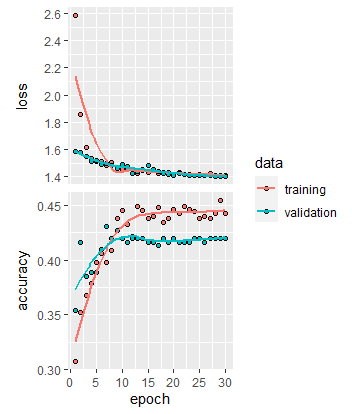

Write R code to recreate this figure.
##################### MODIFICATIONS ############################################
# Changed optimizer to use 

##################### CLEAN ENVIRONMENT ########################################
#.rs.restartR()  # to restart R session (primarily for debugging purposes)
#rm(list = ls()) # removes environment variables 
#gc()            # garbage collection
##################### INSTALATIONS #############################################
#install.packages("BiocManager") 
#BiocManager::install("EBImage")

##################### LIBRARIES ################################################ 
library(reticulate)
library(keras)  
library(tensorflow)
library(tidyverse)
library(EBImage)

##################### ERROR HANDELING ##########################################
# library(rgee)
# use_python('C:/Users/Markus/AppData/Local/r-miniconda/envs/r-reticulate/python.exe')

# install_tensorflow()

#install_keras()
# *run after calling library(keras) in a fresh R*
# helps configure keras to your machine 
# if taking long with lazy initialization errors, restart R
# only need to run once, or as needed to handle errors
# notably, it can help resolve issue where PIL import is not found since running
# this line is supposed to install pillow. However, this error may still show up
# regarding system dependencies 
# Other ways o install pillow include...
# set up reticulate anaconda environment 
#   since keras depends on it for python packages 
#   specifically, fit_generator() from keras requires PIL 
#   from python pillow library 
#   my environment location: 'C:/Users/Markus/AppData/Local/r-miniconda/envs/r-reticulate/python.exe'
#   reticulate::py_install("pillow", env=tf)
#conda_list()[[1]][1] %>% 
#  use_condaenv(required = TRUE)
# conda install -c conda-forge pillow
# You can also do it directly through Anaconda's GUI Interface for the specific 
#    conda environment 
# pip3 install pillow
# if the above still does not work, activate the reticulate anaconda environment 
# in the terminal and then install pillow. Also make sure conda is up to date
#   conda update -n base -c defaults conda
#   conda info --envs
#   conda activate C:\Users\Markus\AppData\Local\r-miniconda\envs\r-reticulate
#   conda install -c anaconda pillow

# check that other keras dependancies are installed
# pip install --upgrade scipy h5py pyyaml requests Pillow

# Info on configuring conda environment  
# https://stackoverflow.com/questions/57612703/could-not-import-pil-image-even-if-pillow-already-installed 

# make sure Rtools is installed 

# image_data_generator transformations 
# https://towardsdatascience.com/exploring-image-data-augmentation-with-keras-and-tensorflow-a8162d89b844
# https://keras.rstudio.com/reference/image_data_generator.html

# Basic example of image cnn in R 
# https://www.shirin-glander.de/2018/06/keras_fruits/

# make sure used python imports are up to date
# pip install --upgrade tensorflow keras pandas sklearn pillow 
# note tensorflow 2.4.1 requires numpy~=1.19.2, which is not the most recent numpy
# python -m pip install numpy==1.19.2

##################### SET UP CONSTANTS, TRANSFORMATIONS, AND DATA FOR MODEL ####
batch_size  = 32
epochs      = 30
num_labels  = 5
img_width   = 20
img_height  = 20
target_size = c(img_width, img_height) # scale down images
channels    = 1 # color images were converted to black and white when reading in

data_gen= image_data_generator(rotation_range     = 90,
                               width_shift_range  = 0.5,
                               height_shift_range = 0.5,
                               # brightness_range = c(0.2, 1),
                               shear_range        = 40,
                               zoom_range         = 40,
                               horizontal_flip    = TRUE,
                               vertical_flip      = TRUE,
                               rescale            = 1/255)

# make sure sub directories are set up 
# (directory points to folder that contains a folder that has images)

# read in the data
train_image_array_gen  = flow_images_from_directory(directory   = '../data/clean_im3/train',
                                                    generator   = data_gen,
                                                    # subset      = 'training',
                                                    target_size = target_size,
                                                    class_mode  = "categorical",
                                                    batch_size  = batch_size,
                                                    seed        = 42,
                                                    color_mode  = 'grayscale')

valid_image_array_gen  = flow_images_from_directory(directory   = '../data/clean_im3/val',
                                                    generator   = data_gen,
                                                    # subset      = 'validation',
                                                    target_size = target_size,
                                                    class_mode  = "categorical",
                                                    batch_size  = batch_size,
                                                    seed        = 42,
                                                    color_mode  = 'grayscale')

test_image_array_gen = flow_images_from_directory(directory     = '../data/clean_im3/test', 
                                                  generator     = data_gen,
                                                  target_size   = target_size,
                                                  class_mode    = "categorical",
                                                  batch_size    = batch_size,
                                                  seed          = 42,
                                                  color_mode    = 'grayscale')

# check number of images in each class (0-4)
cat("number of images per class:")                         
table(factor(train_image_array_gen$classes))

# number of training samples
train_samples = train_image_array_gen$n
# number of validation samples
valid_samples = valid_image_array_gen$n

##################### CREATE THE MODEL ######################################## 
model = keras_model_sequential()

model %>%
  layer_conv_2d(filter = 32, kernel_size = c(3,3), padding = "same", input_shape = c(img_width, img_height, channels)) %>%
  layer_activation("relu") %>%
  
  # Second hidden layer
  layer_conv_2d(filter = 16, kernel_size = c(3,3), padding = "same") %>%
  layer_activation_leaky_relu(0.5) %>%
  layer_batch_normalization() %>%
  
  # Third hidden layer
  layer_conv_2d(filter = 8, kernel_size = c(3,3), padding = "same") %>%
  layer_activation_leaky_relu(0.5) %>%
  layer_batch_normalization() %>%
  
  # Use max pooling
  layer_max_pooling_2d(pool_size = c(2,2)) %>%
  layer_dropout(0.5) %>%
  
  # Flatten max filtered output into feature vector 
  # and feed into dense layer
  layer_flatten() %>%
  layer_dense(100) %>%
  layer_activation("relu") %>%
  layer_dropout(0.5) %>%
  
  # Outputs from dense layer are projected onto output layer
  layer_dense(num_labels) %>% 
  layer_activation("softmax")

# print a table summarizing the model structure 
summary(model)

##################### COMPILE THE MODEL ######################################## 
model %>% compile(
  loss = "categorical_crossentropy",
  optimizer = optimizer_adam(lr = 0.001, decay = 0),
  metrics = "accuracy"
)

##################### FIT THE MODEL ############################################ 
# use fit with generator rather than fit_generator
hist = model %>% fit_generator(
  # training data
  train_image_array_gen,
  
  # epochs
  steps_per_epoch = as.integer(train_samples / batch_size), 
  epochs = epochs, 
  
  # validation data
  validation_data = valid_image_array_gen,
  validation_steps = as.integer(valid_samples / batch_size),
  
  # print progress
  verbose = 2,
  callbacks = list(
    # save best model after every epoch
    callback_model_checkpoint("logs/checkpoints1_model5.h5", save_best_only = TRUE),
    # only needed for visualizing with TensorBoard
    callback_tensorboard(log_dir = "logs")
  )
)
# save results as R object in case plotting crashes session
saveRDS(hist, file = 'model4_history.rds')

##################### VISUALIZATION ############################################ 
# visualize the history of fitting
plot(hist)

## END
